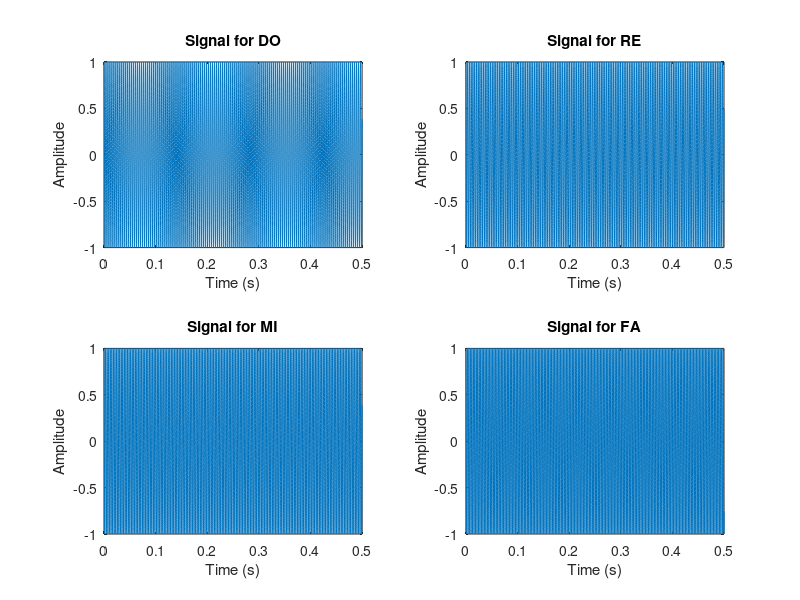
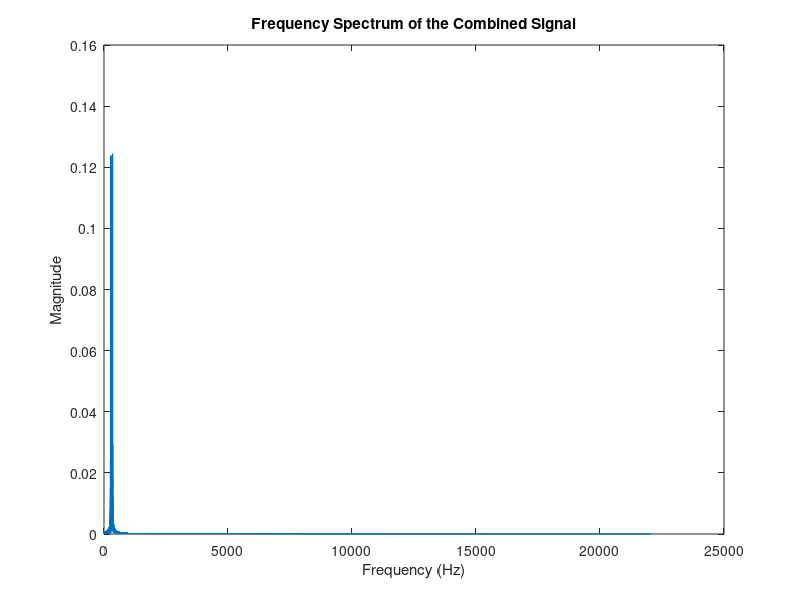

Reproduce these figures in MATLAB, in order.
% Define constants
fs = 44100; % Sampling frequency (Hz)
t = 0:1/fs:0.5; % Time vector for half a second
f0 = 440; % Base frequency for DO
alpha = 2; % Alpha value for frequency calculation

% Generate the four signals for DO, RE, MI, and FA
n_values = [-9, -7, -5, -4]; % Corresponding values for n
notes = {'DO', 'RE', 'MI', 'FA'};

% Create a matrix to store signals with the length of the time vector as rows and columns as the number of notes
x = zeros(length(t), length(notes));

% Create a variable to store individual energies
energies = zeros(1, length(notes));

% Create the combined signal
combined_signal = [];

for i = 1:4
    fn = f0 * (alpha ^ (n_values(i) / 12)); % Calculate the frequency
    x(:, i) = cos(2 * pi * fn * t); % Generate and store the signal in the matrix
    energies(i) = integral(@(t) (cos(2 * pi * fn * t)).^2, 0,0.5 ); % Calculate the energy for each note using the integral function
    
    % Plot each signal
    subplot(2, 2, i);
    plot(t, x(:, i));
    title(['Signal for ' notes{i}]);
    xlabel('Time (s)');
    ylabel('Amplitude');
    
end

% Play the signals sequentially
combined_signal = reshape(x, 1, []); % Reshape the matrix to a row vector
audiowrite('X.wav', combined_signal, fs);

% Calculate the total energy of the combined signal
energy_x = sum(combined_signal.^2) / fs;
disp(['Energy of the combined signal: ', num2str(energy_x)]);

% FFT and Spectrum Plot
% Compute the FFT of the combined signal
N = length(combined_signal); % Number of sample points
fft_signal = fft(combined_signal);

% Compute the two-sided spectrum and then convert to a one-sided spectrum
two_sided_spectrum = abs(fft_signal / N);
one_sided_spectrum = two_sided_spectrum(1:N/2+1);
f = fs * (0:(N/2)) / N;

% Plot the frequency spectrum
figure;
plot(f, one_sided_spectrum);
title('Frequency Spectrum of the Combined Signal');
xlabel('Frequency (Hz)');
ylabel('Magnitude');

% Calculate the energy of the FFT-transformed signal
energy_fft = sum(abs(fft_signal).^2) / (2 * fs) / fs;
disp(['Energy of the FFT-transformed signal: ', num2str(energy_fft)]);
